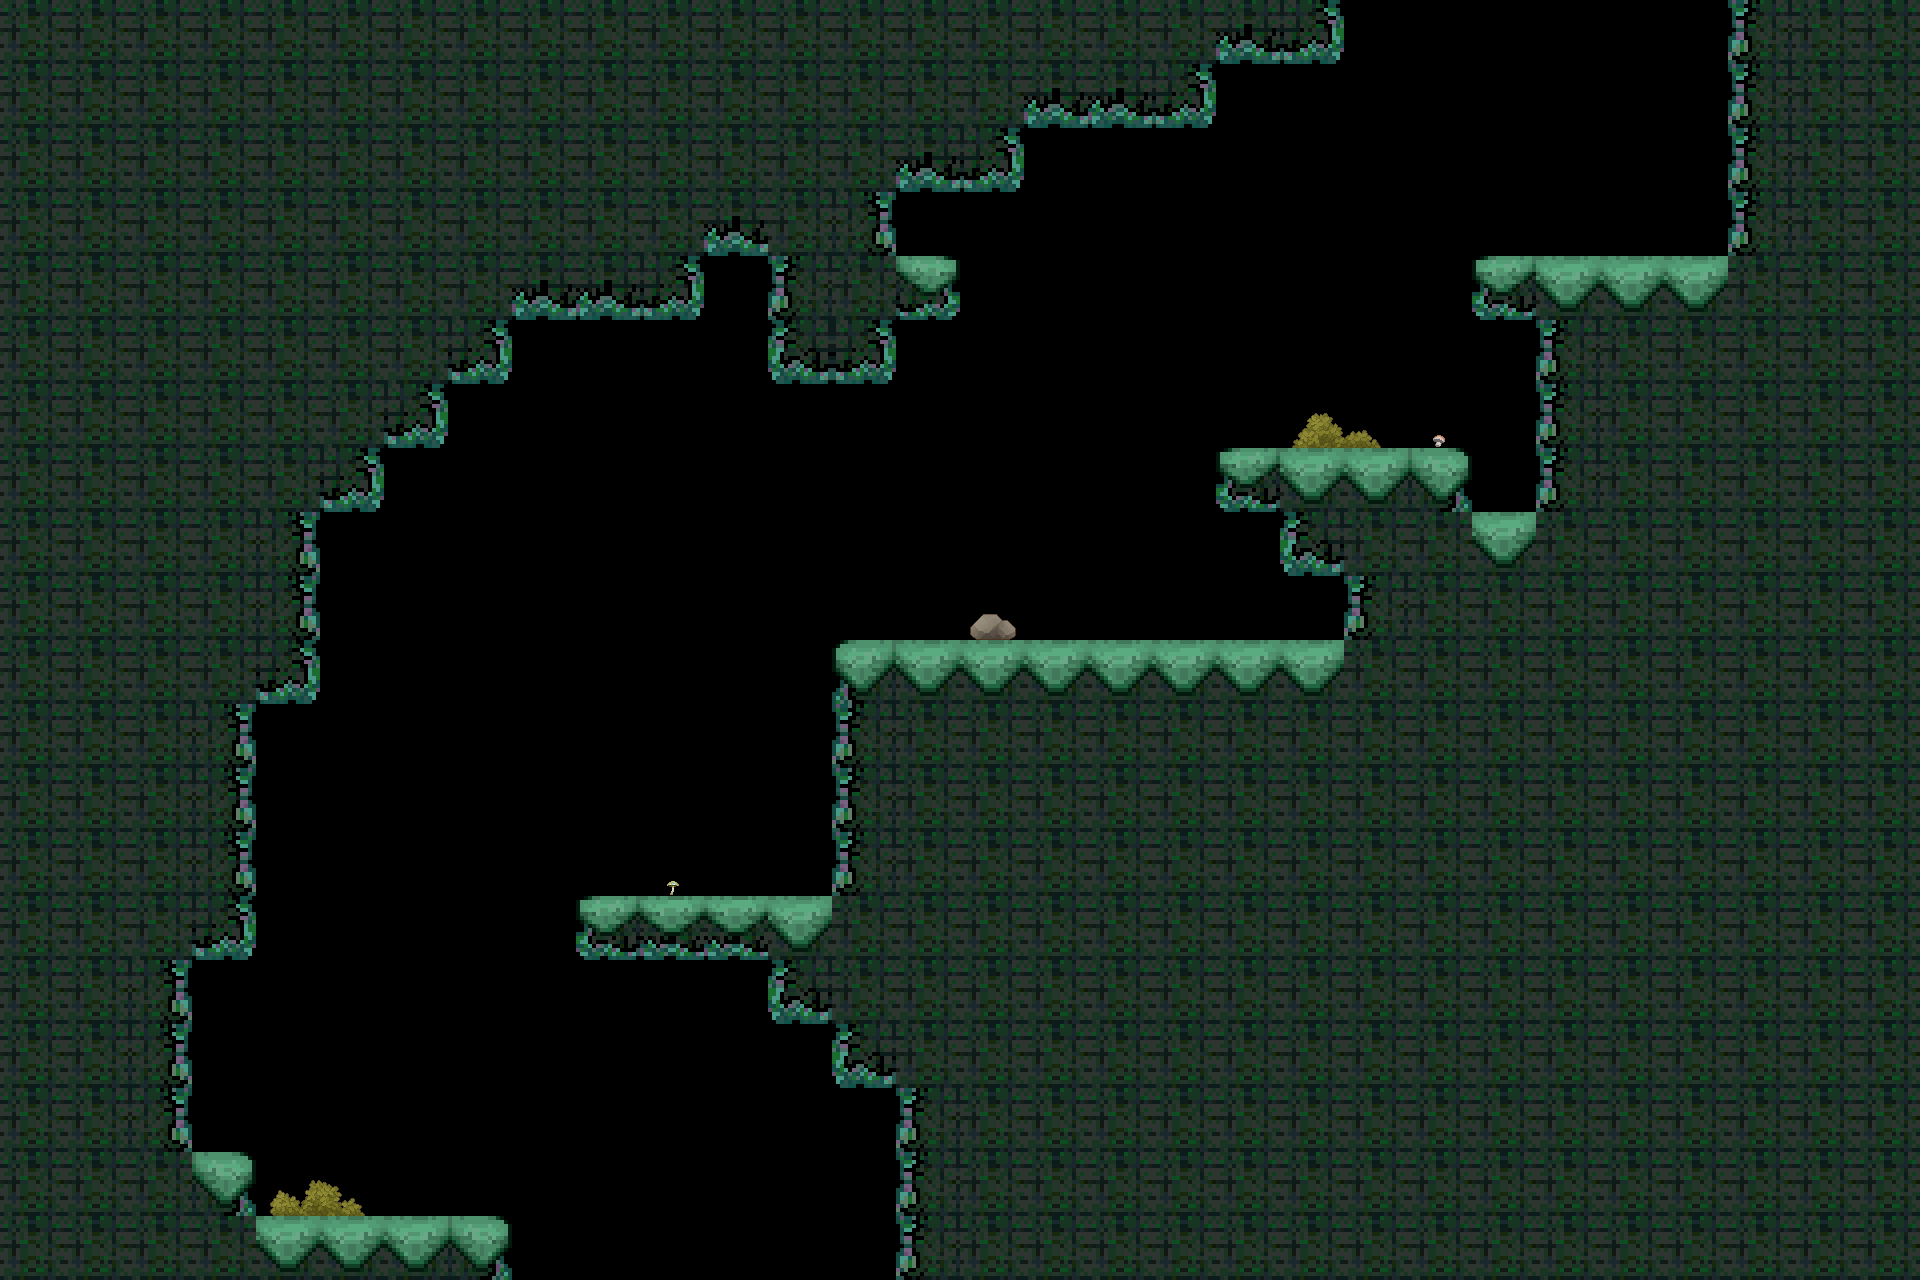

Rendered tile map (Tiled .tmx) drawn with the repository's tilesets; below, a short description and the full map source, tile grids included:
An orthogonal 30x20 tile map with 64x64 px tiles, 2 tile layers (tiles, deco), 2 tilesets and 8 objects (N, S).

<map version="1.4" tiledversion="1.4.3" orientation="orthogonal" renderorder="right-down" width="30" height="20" tilewidth="64" tileheight="64" infinite="0" nextlayerid="6" nextobjectid="18">
 <tileset firstgid="1" source="../level0.tsx" />
 <tileset firstgid="17" source="../deco1.tsx" />
 <layer id="1" name="tiles" width="30" height="20">
  <data encoding="csv">
6,6,6,6,6,6,6,6,6,6,6,6,6,6,6,6,6,6,6,10,11,0,0,0,0,0,0,5,6,6,
6,6,6,6,6,6,6,6,6,6,6,6,6,6,6,6,10,10,11,0,0,0,0,0,0,0,0,5,6,6,
6,6,6,6,6,6,6,6,6,6,6,6,6,6,10,11,0,0,0,0,0,0,0,0,0,0,0,5,6,6,
6,6,6,6,6,6,6,6,6,6,6,10,6,7,0,0,0,0,0,0,0,0,0,0,0,0,0,5,6,6,
6,6,6,6,6,6,6,6,10,10,11,0,5,6,15,0,0,0,0,0,0,0,0,13,2,2,2,6,6,6,
6,6,6,6,6,6,6,11,0,0,0,0,9,11,0,0,0,0,0,0,0,0,0,0,5,6,6,6,6,6,
6,6,6,6,6,6,11,0,0,0,0,0,0,0,0,0,0,0,0,0,0,0,0,0,5,6,6,6,6,6,
6,6,6,6,6,11,0,0,0,0,0,0,0,0,0,0,0,0,0,13,2,2,3,0,5,6,6,6,6,6,
6,6,6,6,7,0,0,0,0,0,0,0,0,0,0,0,0,0,0,0,9,6,6,2,6,6,6,6,6,6,
6,6,6,6,7,0,0,0,0,0,0,0,0,0,0,0,0,0,0,0,0,5,6,6,6,6,6,6,6,6,
6,6,6,6,11,0,0,0,0,0,0,0,0,1,2,2,2,2,2,2,2,6,6,6,6,6,6,6,6,6,
6,6,6,7,0,0,0,0,0,0,0,0,0,5,6,6,6,6,6,6,6,6,6,6,6,6,6,6,6,6,
6,6,6,7,0,0,0,0,0,0,0,0,0,5,6,6,6,6,6,6,6,6,6,6,6,6,6,6,6,6,
6,6,6,7,0,0,0,0,0,0,0,0,0,5,6,6,6,6,6,6,6,6,6,6,6,6,6,6,6,6,
6,6,6,11,0,0,0,0,0,13,14,14,2,6,6,6,6,6,6,6,6,6,6,6,6,6,6,6,6,6,
6,6,7,0,0,0,0,0,0,0,0,0,9,6,6,6,6,6,6,6,6,6,6,6,6,6,6,6,6,6,
6,6,7,0,0,0,0,0,0,0,0,0,0,9,6,6,6,6,6,6,6,6,6,6,6,6,6,6,6,6,
6,6,7,0,0,0,0,0,0,0,0,0,0,0,5,6,6,6,6,6,6,6,6,6,6,6,6,6,6,6,
6,6,6,3,0,0,0,0,0,0,0,0,0,0,5,6,6,6,6,6,6,6,6,6,6,6,6,6,6,6,
6,6,6,6,2,2,2,3,0,0,0,0,0,0,5,6,6,6,6,6,6,6,6,6,6,6,6,6,6,6
</data>
 </layer>
 <layer id="5" name="deco" width="30" height="20">
  <data encoding="csv">
0,0,0,0,0,0,0,0,0,0,0,0,0,0,0,0,0,0,0,0,0,0,0,0,0,0,0,0,0,0,
0,0,0,0,0,0,0,0,0,0,0,0,0,0,0,0,0,0,0,0,0,0,0,0,0,0,0,0,0,0,
0,0,0,0,0,0,0,0,0,0,0,0,0,0,0,0,0,0,0,0,0,0,0,0,0,0,0,0,0,0,
0,0,0,0,0,0,0,0,0,0,0,0,0,0,0,0,0,0,0,0,0,0,0,0,0,0,0,0,0,0,
0,0,0,0,0,0,0,0,0,0,0,0,0,0,0,0,0,0,0,0,0,0,0,0,0,0,0,0,0,0,
0,0,0,0,0,0,0,0,0,0,0,0,0,0,0,0,0,0,0,0,0,0,0,0,0,0,0,0,0,0,
0,0,0,0,0,0,0,0,0,0,0,0,0,0,0,0,0,0,0,0,18,19,26,0,0,0,0,0,0,0,
0,0,0,0,0,0,0,0,0,0,0,0,0,0,0,0,0,0,0,0,0,0,0,0,0,0,0,0,0,0,
0,0,0,0,0,0,0,0,0,0,0,0,0,0,0,0,0,0,0,0,0,0,0,0,0,0,0,0,0,0,
0,0,0,0,0,0,0,0,0,0,0,0,0,0,0,23,0,0,0,0,0,0,0,0,0,0,0,0,0,0,
0,0,0,0,0,0,0,0,0,0,0,0,0,0,0,0,0,0,0,0,0,0,0,0,0,0,0,0,0,0,
0,0,0,0,0,0,0,0,0,0,0,0,0,0,0,0,0,0,0,0,0,0,0,0,0,0,0,0,0,0,
0,0,0,0,0,0,0,0,0,0,0,0,0,0,0,0,0,0,0,0,0,0,0,0,0,0,0,0,0,0,
0,0,0,0,0,0,0,0,0,0,35,0,0,0,0,0,0,0,0,0,0,0,0,0,0,0,0,0,0,0,
0,0,0,0,0,0,0,0,0,0,0,0,0,0,0,0,0,0,0,0,0,0,0,0,0,0,0,0,0,0,
0,0,0,0,0,0,0,0,0,0,0,0,0,0,0,0,0,0,0,0,0,0,0,0,0,0,0,0,0,0,
0,0,0,0,0,0,0,0,0,0,0,0,0,0,0,0,0,0,0,0,0,0,0,0,0,0,0,0,0,0,
0,0,0,0,0,0,0,0,0,0,0,0,0,0,0,0,0,0,0,0,0,0,0,0,0,0,0,0,0,0,
0,0,0,0,20,21,0,0,0,0,0,0,0,0,0,0,0,0,0,0,0,0,0,0,0,0,0,0,0,0,
0,0,0,0,0,0,0,0,0,0,0,0,0,0,0,0,0,0,0,0,0,0,0,0,0,0,0,0,0,0
</data>
 </layer>
 <objectgroup id="3" name="conx">
  <object id="8" name="N" x="1344" y="0" width="384" height="64" />
  <object id="9" name="S" x="512" y="1216" width="384" height="64" />
 </objectgroup>
 <objectgroup id="4" name="spawns">
  <object id="11" x="1280" y="384">
   <point />
  </object>
  <object id="12" x="640" y="832">
   <point />
  </object>
  <object id="17" x="1024" y="576">
   <point />
  </object>
 </objectgroup>
 <objectgroup id="2" name="collision">
  <object id="1" x="0" y="0">
   <polygon points="0,0 1344,0 1344,64 1216,64 1216,128 1024,128 1024,192 896,192 896,256 960,256 960,320 896,320 896,384 768,384 768,256 704,256 704,320 512,320 512,384 448,384 448,448 384,448 384,512 320,512 320,704 256,704 256,960 192,960 192,1152 256,1152 256,1216 512,1216 512,1280 0,1280" />
  </object>
  <object id="2" x="1728" y="0">
   <polygon points="0,0 192,0 192,1280 -832,1280 -832,1088 -896,1088 -896,1024 -960,1024 -960,960 -1152,960 -1152,896 -896,896 -896,640 -384,640 -384,576 -448,576 -448,512 -512,512 -512,448 -256,448 -256,512 -192,512 -192,320 -256,320 -256,256 0,256" />
  </object>
  <object id="16" x="32" y="32">
   <polygon points="0,0 0,1216 1856,1216 1856,0" />
  </object>
 </objectgroup>
</map>
